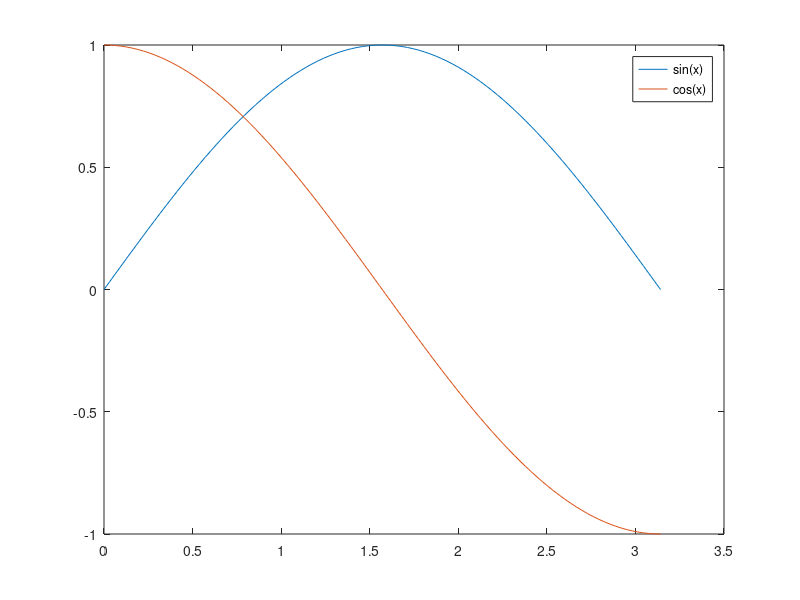

Here is the MATLAB script that generated this plot:
x=[];y=[];z=[];
fi = fopen('tablesincos.dat');
while ~feof(fi)
  line = fgetl(fi);
  if line=='x'
    n = strread(fgetl(fi));
    for i=1:n
      x = [x; strread(fgetl(fi))];
    end
  elseif line == 'y'
    n = strread(fgetl(fi));
    for i=1:n
      y = [y; strread(fgetl(fi))];
    end
  elseif line == 'z'
    n = strread(fgetl(fi));
    for i=1:n
      z = [z; strread(fgetl(fi))];
    end
  end
end
plot (x, y, 'DisplayName', 'sin(x)');hold on
plot (x, z, 'DisplayName', 'cos(x)')
legend('show');saveas(gcf, 'sincos.png')
